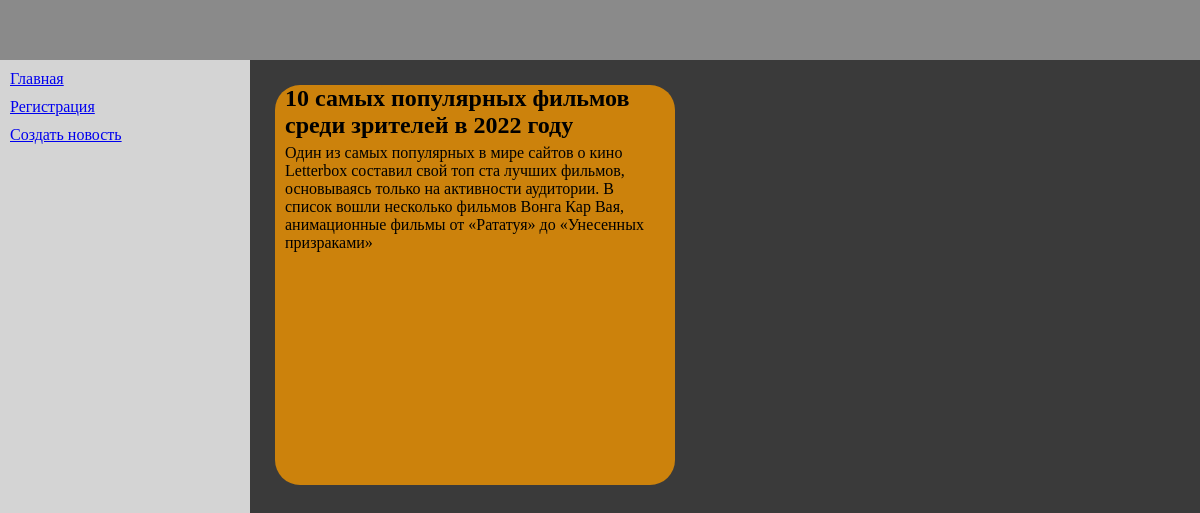
The page / on the database its author committed.
### news/models.py (models this page shows, shortened)
class News(models.Model):
    title = models.CharField('Название', max_length=250)
    anons = models.CharField('Анонс', max_length=250)
    text = models.TextField('Текст')
    date = models.DateField('Дата')
    time = models.TimeField('Время')
    class Meta:
        verbose_name = 'Новость'
        verbose_name_plural = 'Новости'

### mainpage/views.py (the view)
# urls.py: path('', views.home_page, name='home'),
def home_page(request):
    news = News.objects.all()
    return render(request, 'mainpage/mainpage.html', {'news': news})

### mainpage/templates/mainpage/mainpage.html (shortened to what this page needs)
{% load static %}
<!DOCTYPE html>
<html lang="en">
<head>
  {% block css %}
    <link rel="stylesheet" href="{% static 'mainpage/styles/style.css' %}">
  {% endblock %}
</head>
<body>
  <div id="header"></div>
  <div id="main-part">
    {% for i in news %}
      <div id="news-panel">
         <h2 class="new-title">{{ i.title }}</h2>
         <p class="new-anons">{{ i.anons }}</p>
      </div>
    {% endfor %}
  </div>
  <div id="left-part">
    <div id="home-link" class="left-link">
      <a href="{% url 'home' %}">Главная</a>
    </div>
    <div id="reg-link" class="left-link">
      <a href="{% url 'reg' %}">Регистрация</a>
    </div>
    <div id="news-link" class="left-link">
      <a href="{% url 'createnew' %}">Создать новость</a>
    </div>
  </div>
</body>
</html>

### mainpage/static/mainpage/styles/style.css (style rules this page uses)
* { margin: 0; padding: 0; }
#header { width: 100%; height: 60px; background-color: rgb(138, 138, 138); }
#main-part { background-color: rgb(58, 58, 58); float: right; height: calc(100vh - 60px); width: calc(100% - 250px); }
#left-part { background-color: rgb(212, 212, 212); position: relative; width: 250px; height: calc(100vh - 60px); }
.left-link { padding-left: 10px; padding-top: 10px; }
#news-panel { --width-news: 400px; width: var(--width-news); height: var(--width-news); background-color: rgb(204, 130, 12); border-radius: 25px; margin: 25px; }
.new-title { margin-top: 20px; margin-bottom: 5px; margin-left: 10px; margin-right: 10px; }
.new-anons { margin-bottom: 10px; margin-top: 5px; margin-left: 10px; margin-right: 10px; }

### rows shown on the page
News: title "10 самых популярных фильмов среди зрителей в 2022 году", anons "Один из самых популярных в мире сайтов о кино Letterbox составил свой топ ста лучших фильмов, основываясь только на активности аудитории. В список вошли несколько фильмов Вонга Кар Вая, анимационные фильмы от «Рататуя» до «Унесенных призраками»"
